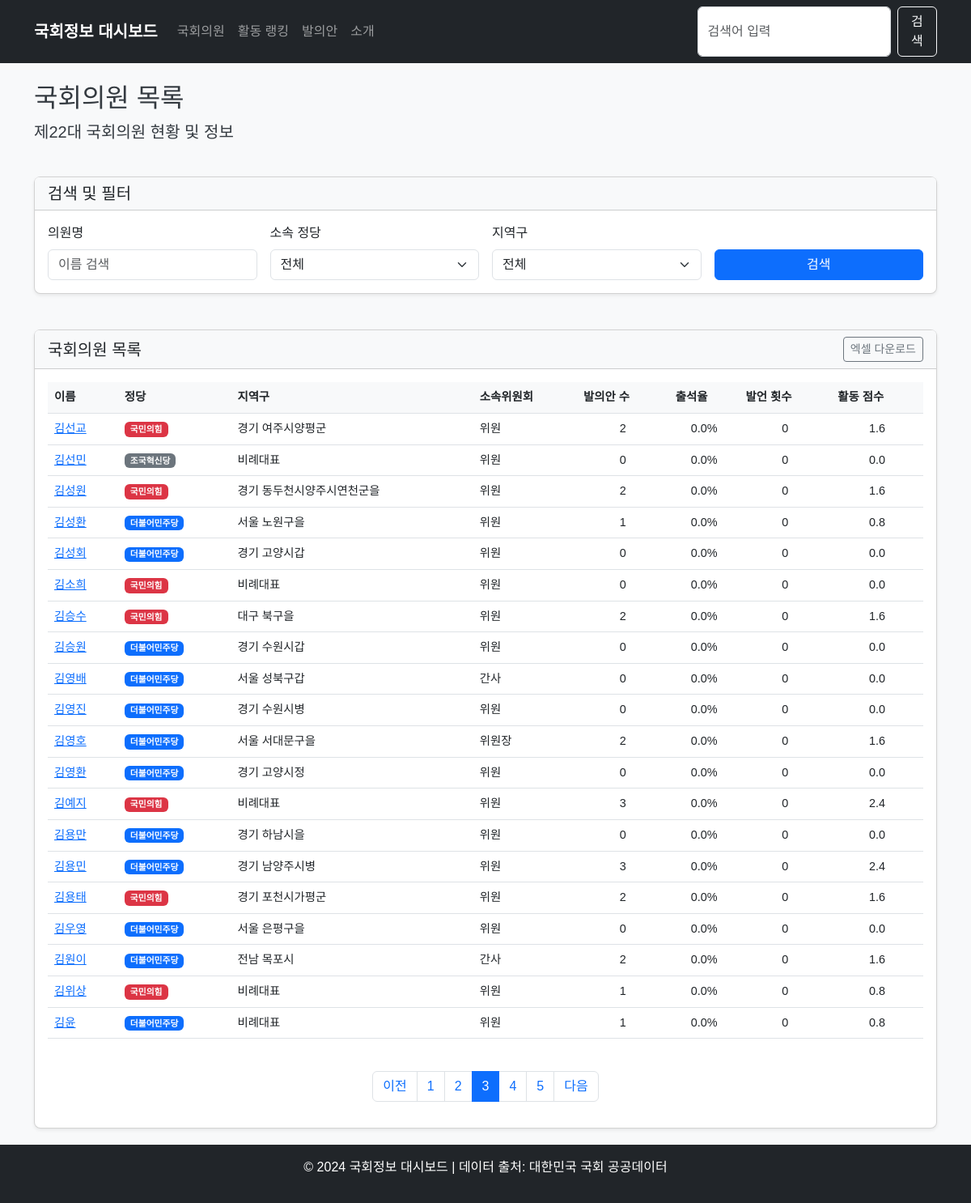
Page /members?name=&party=&district=&page=3 on the committed database.
### app/models/member.py (models this page shows)
class Member(Base):
    __tablename__ = "members"
    id = Column(Integer, primary_key=True, index=True)
    name = Column(String, index=True)
    hanja_name = Column(String, nullable=True)  # 한자명
    eng_name = Column(String, nullable=True)    # 영문명
    birth_date = Column(Date, nullable=True)    # 생년월일
    birth_gbn = Column(String, nullable=True)   # 음/양력 구분
    position = Column(String, nullable=True)    # 직책명
    party = Column(String, index=True)          # 정당명
    district = Column(String, index=True)       # 선거구
    committee = Column(String, nullable=True)   # 대표 위원회
    committees = Column(Text, nullable=True)    # 소속 위원회 목록 (쉼표로 구분)
    reele_gbn = Column(String, nullable=True)   # 재선 구분
    units = Column(String, nullable=True)       # 당선 수
    tel_no = Column(String, nullable=True)      # 전화번호
    email = Column(String, nullable=True)       # 이메일
    homepage = Column(String, nullable=True)    # 홈페이지
    num_bills = Column(Integer, default=0)       # 발의안 개수
    attendance_rate = Column(Float, default=0.0) # 참석율 (%)
    speech_count = Column(Integer, default=0)    # 발언 횟수
    activity_score = Column(Float, default=0.0)  # 활동 점수 (자체 계산)
    bill_pass_rate = Column(Float, default=0.0)  # 법안 통과율 (%)
    is_active = Column(Boolean, default=True)
    last_updated = Column(Date, nullable=True)

### app/main.py (the view)
@app.get("/members", response_class=HTMLResponse)
async def members_page(
    request: Request,
    db: Session = Depends(get_db),
    name: Optional[str] = None,
    party: Optional[str] = None,
    district: Optional[str] = None,
    page: int = 1,
    limit: int = 20
):
    query = db.query(MemberModel)
    if name:
        query = query.filter(MemberModel.name.contains(name))
    if party:
        query = query.filter(MemberModel.party == party)
    if district:
        query = query.filter(MemberModel.district.contains(district))
    total = query.count()
    total_pages = (total + limit - 1) // limit
    if page < 1:
        page = 1
    elif page > total_pages and total_pages > 0:
        page = total_pages
    offset = (page - 1) * limit
    members = query.offset(offset).limit(limit).all()
    if total_pages <= 5:
        page_range = range(1, total_pages + 1)
    else:
        start_page = max(1, page - 2)
        end_page = min(total_pages, page + 2)
        page_range = range(start_page, end_page + 1)
    return templates.TemplateResponse(
        "members.html",
        {
            "request": request,
            "members": members,
            "total": total,
            "page": page,
            "limit": limit,
            "total_pages": total_pages,
            "page_range": page_range,
            "name": name or "",
            "party": party or "",
            "district": district or ""
        }
    )

### app/templates/members.html (shortened to what this page needs)
{% extends "base.html" %}
{% block content %}
<div class="row">
    <div class="col-12 mb-4">
        <h2>국회의원 목록</h2>
        <p class="lead">제22대 국회의원 현황 및 정보</p>
    </div>
</div>
<div class="row mb-4">
    <div class="col-12">
        <div class="card">
            <div class="card-header">
                <h5 class="mb-0">검색 및 필터</h5>
            </div>
            <div class="card-body">
                <form action="/members" method="get" class="row g-3">
                    <div class="col-md-3">
                        <label for="name" class="form-label">의원명</label>
                        <input type="text" class="form-control" id="name" name="name" placeholder="이름 검색" value="{{ name }}">
                    </div>
                    <div class="col-md-3">
                        <label for="party" class="form-label">소속 정당</label>
                        <select class="form-select" id="party" name="party">
                            <option value="">전체</option>
                        </select>
                    </div>
                    <div class="col-md-3">
                        <label for="district" class="form-label">지역구</label>
                        <select class="form-select" id="district" name="district">
                            <option value="">전체</option>
                        </select>
                    </div>
                    <div class="col-md-3 d-flex align-items-end">
                        <button type="submit" class="btn btn-primary w-100">검색</button>
                    </div>
                </form>
            </div>
        </div>
    </div>
</div>
<div class="row">
    <div class="col-12">
        <div class="card">
            <div class="card-header d-flex justify-content-between align-items-center">
                <h5 class="mb-0">국회의원 목록</h5>
                <div>
                    <button class="btn btn-sm btn-outline-secondary">엑셀 다운로드</button>
                </div>
            </div>
            <div class="card-body">
                <div class="table-responsive">
                    <table class="table table-hover">
                        <thead>
                            <tr>
                                <th scope="col">이름</th>
                                <th scope="col">정당</th>
                                <th scope="col">지역구</th>
                                <th scope="col">소속위원회</th>
                                <th scope="col">발의안 수</th>
                                <th scope="col">출석율</th>
                                <th scope="col">발언 횟수</th>
                                <th scope="col">활동 점수</th>
                            </tr>
                        </thead>
                        <tbody>
                            {% for member in members %}
                            <tr>
                                <td><a href="/members/{{ member.id }}">{{ member.name }}</a></td>
                                <td>
                                    {% if member.party == "국민의힘" %}
                                    <span class="badge bg-danger">{{ member.party }}</span>
                                    {% elif member.party == "더불어민주당" %}
                                    <span class="badge bg-primary">{{ member.party }}</span>
                                    {% elif member.party == "정의당" %}
                                    <span class="badge bg-warning text-dark">{{ member.party }}</span>
                                    {% else %}
                                    <span class="badge bg-secondary">{{ member.party }}</span>
                                    {% endif %}
                                </td>
                                <td>{{ member.district }}</td>
                                <td>{{ member.position }}</td>
                                <td class="text-center">{{ member.num_bills }}</td>
                                <td class="text-center">{{ member.attendance_rate }}%</td>
                                <td class="text-center">{{ member.speech_count }}</td>
                                <td class="text-center">{{ member.activity_score }}</td>
                            </tr>
                            {% else %}
                            <tr>
                                <td colspan="8" class="text-center">검색 결과가 없습니다.</td>
                            </tr>
                            {% endfor %}
                        </tbody>
                    </table>
                </div>
                <nav aria-label="Page navigation">
                    <ul class="pagination justify-content-center mt-4">
                        <li class="page-item {% if page == 1 %}disabled{% endif %}">
                            <a class="page-link" href="?name={{ name }}&party={{ party }}&district={{ district }}&page={{ page - 1 }}" tabindex="-1" {% if page == 1 %}aria-disabled="true"{% endif %}>이전</a>
                        </li>
                        {% for p in page_range %}
                        <li class="page-item {% if p == page %}active{% endif %}">
                            <a class="page-link" href="?name={{ name }}&party={{ party }}&district={{ district }}&page={{ p }}">{{ p }}</a>
                        </li>
                        {% endfor %}
                        <li class="page-item {% if page >= total_pages %}disabled{% endif %}">
                            <a class="page-link" href="?name={{ name }}&party={{ party }}&district={{ district }}&page={{ page + 1 }}" {% if page >= total_pages %}aria-disabled="true"{% endif %}>다음</a>
                        </li>
                    </ul>
                </nav>
            </div>
        </div>
    </div>
</div>
{% endblock %}

### app/static/css/style.css (style rules this page uses)
body { font-family: 'Noto Sans KR', sans-serif; background-color: #f8f9fa; color: #343a40; }
.card { margin-bottom: 20px; border-radius: 0.5rem; box-shadow: 0 0.125rem 0.25rem rgba(0, 0, 0, 0.075); }
.card-header { background-color: #f8f9fa; font-weight: 600; }
.table { font-size: 0.9rem; }
.table th { font-weight: 600; background-color: #f8f9fa; }

### app/templates/base.html (style rules this page uses)
html, body { height: 100%; margin: 0; }
body { display: flex; flex-direction: column; min-height: 100vh; }

### rows in the picture
Member: name "김선교", party "국민의힘", district "경기 여주시양평군", position "위원", num_bills "2", attendance_rate "0.0", speech_count "0", activity_score "1.6"
Member: name "김선민", party "조국혁신당", district "비례대표", position "위원", num_bills "0", attendance_rate "0.0", speech_count "0", activity_score "0.0"
Member: name "김성원", party "국민의힘", district "경기 동두천시양주시연천군을", position "위원", num_bills "2", attendance_rate "0.0", speech_count "0", activity_score "1.6"
Member: name "김성환", party "더불어민주당", district "서울 노원구을", position "위원", num_bills "1", attendance_rate "0.0", speech_count "0", activity_score "0.8"
Member: name "김성회", party "더불어민주당", district "경기 고양시갑", position "위원", num_bills "0", attendance_rate "0.0", speech_count "0", activity_score "0.0"
Member: name "김소희", party "국민의힘", district "비례대표", position "위원", num_bills "0", attendance_rate "0.0", speech_count "0", activity_score "0.0"
Member: name "김승수", party "국민의힘", district "대구 북구을", position "위원", num_bills "2", attendance_rate "0.0", speech_count "0", activity_score "1.6"
Member: name "김승원", party "더불어민주당", district "경기 수원시갑", position "위원", num_bills "0", attendance_rate "0.0", speech_count "0", activity_score "0.0"
Member: name "김영배", party "더불어민주당", district "서울 성북구갑", position "간사", num_bills "0", attendance_rate "0.0", speech_count "0", activity_score "0.0"
Member: name "김영진", party "더불어민주당", district "경기 수원시병", position "위원", num_bills "0", attendance_rate "0.0", speech_count "0", activity_score "0.0"
Member: name "김영호", party "더불어민주당", district "서울 서대문구을", position "위원장", num_bills "2", attendance_rate "0.0", speech_count "0", activity_score "1.6"
Member: name "김영환", party "더불어민주당", district "경기 고양시정", position "위원", num_bills "0", attendance_rate "0.0", speech_count "0", activity_score "0.0"
Member: name "김예지", party "국민의힘", district "비례대표", position "위원", num_bills "3", attendance_rate "0.0", speech_count "0", activity_score "2.4"
Member: name "김용만", party "더불어민주당", district "경기 하남시을", position "위원", num_bills "0", attendance_rate "0.0", speech_count "0", activity_score "0.0"
Member: name "김용민", party "더불어민주당", district "경기 남양주시병", position "위원", num_bills "3", attendance_rate "0.0", speech_count "0", activity_score "2.4"
Member: name "김용태", party "국민의힘", district "경기 포천시가평군", position "위원", num_bills "2", attendance_rate "0.0", speech_count "0", activity_score "1.6"
Member: name "김우영", party "더불어민주당", district "서울 은평구을", position "위원", num_bills "0", attendance_rate "0.0", speech_count "0", activity_score "0.0"
Member: name "김원이", party "더불어민주당", district "전남 목포시", position "간사", num_bills "2", attendance_rate "0.0", speech_count "0", activity_score "1.6"
Member: name "김위상", party "국민의힘", district "비례대표", position "위원", num_bills "1", attendance_rate "0.0", speech_count "0", activity_score "0.8"
Member: name "김윤", party "더불어민주당", district "비례대표", position "위원", num_bills "1", attendance_rate "0.0", speech_count "0", activity_score "0.8"

### other values in the picture
{{ p }} "1" "2" "3" "4" "5"
